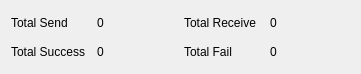
<?xml version="1.0" encoding="UTF-8"?>
<ui version="4.0">
 <class>MessageStatistics</class>
 <widget class="QWidget" name="MessageStatistics">
  <property name="geometry">
   <rect>
    <x>0</x>
    <y>0</y>
    <width>361</width>
    <height>74</height>
   </rect>
  </property>
  <property name="windowTitle">
   <string>Form</string>
  </property>
  <layout class="QGridLayout" name="gridLayout">
   <item row="0" column="0">
    <widget class="QLabel" name="label">
     <property name="text">
      <string>Total Send</string>
     </property>
    </widget>
   </item>
   <item row="0" column="1">
    <widget class="QLabel" name="sendCount">
     <property name="text">
      <string>0</string>
     </property>
    </widget>
   </item>
   <item row="0" column="2">
    <widget class="QLabel" name="label_3">
     <property name="text">
      <string>Total Receive</string>
     </property>
    </widget>
   </item>
   <item row="0" column="3">
    <widget class="QLabel" name="recvCount">
     <property name="text">
      <string>0</string>
     </property>
    </widget>
   </item>
   <item row="1" column="0">
    <widget class="QLabel" name="label_2">
     <property name="text">
      <string>Total Success</string>
     </property>
    </widget>
   </item>
   <item row="1" column="1">
    <widget class="QLabel" name="sucesCount">
     <property name="text">
      <string>0</string>
     </property>
    </widget>
   </item>
   <item row="1" column="2">
    <widget class="QLabel" name="label_4">
     <property name="text">
      <string>Total Fail</string>
     </property>
    </widget>
   </item>
   <item row="1" column="3">
    <widget class="QLabel" name="failCount">
     <property name="text">
      <string>0</string>
     </property>
    </widget>
   </item>
  </layout>
 </widget>
 <resources/>
 <connections/>
</ui>
